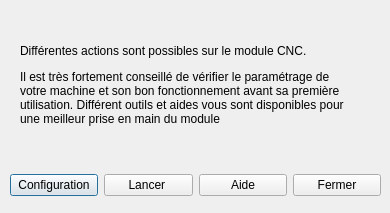
<?xml version="1.0" encoding="UTF-8"?>
<ui version="4.0">
 <class>DialogCNC</class>
 <widget class="QDialog" name="DialogCNC">
  <property name="geometry">
   <rect>
    <x>0</x>
    <y>0</y>
    <width>390</width>
    <height>213</height>
   </rect>
  </property>
  <property name="windowTitle">
   <string>Information sur le module CNC</string>
  </property>
  <property name="windowIcon">
   <iconset resource="ressources.qrc">
    <normaloff>:/img/img/conf.png</normaloff>:/img/img/conf.png</iconset>
  </property>
  <property name="styleSheet">
   <string notr="true"/>
  </property>
  <widget class="QLabel" name="label">
   <property name="geometry">
    <rect>
     <x>20</x>
     <y>10</y>
     <width>331</width>
     <height>151</height>
    </rect>
   </property>
   <property name="text">
    <string>&lt;html&gt;&lt;head/&gt;&lt;body&gt;&lt;p&gt;Différentes actions sont possibles sur le module CNC.&lt;/p&gt;&lt;p&gt;Il est très fortement conseillé de vérifier le paramétrage de votre machine et son bon fonctionnement avant sa première utilisation. Différent outils et aides vous sont disponibles pour une meilleur prise en main du module&lt;/p&gt;&lt;/body&gt;&lt;/html&gt;</string>
   </property>
   <property name="textFormat">
    <enum>Qt::AutoText</enum>
   </property>
   <property name="wordWrap">
    <bool>true</bool>
   </property>
  </widget>
  <widget class="QWidget" name="layoutWidget">
   <property name="geometry">
    <rect>
     <x>10</x>
     <y>170</y>
     <width>371</width>
     <height>31</height>
    </rect>
   </property>
   <layout class="QHBoxLayout" name="horizontalLayout">
    <item>
     <widget class="QPushButton" name="configuration">
      <property name="text">
       <string>Configuration</string>
      </property>
      <property name="icon">
       <iconset resource="ressources.qrc">
        <normaloff>:/img/img/conf.png</normaloff>:/img/img/conf.png</iconset>
      </property>
     </widget>
    </item>
    <item>
     <widget class="QPushButton" name="startCnc">
      <property name="text">
       <string>Lancer </string>
      </property>
      <property name="icon">
       <iconset resource="ressources.qrc">
        <normaloff>:/img/img/play_green.png</normaloff>:/img/img/play_green.png</iconset>
      </property>
     </widget>
    </item>
    <item>
     <widget class="QPushButton" name="help">
      <property name="text">
       <string>Aide</string>
      </property>
      <property name="icon">
       <iconset resource="ressources.qrc">
        <normaloff>:/img/img/help.png</normaloff>:/img/img/help.png</iconset>
      </property>
     </widget>
    </item>
    <item>
     <widget class="QPushButton" name="close">
      <property name="text">
       <string>Fermer</string>
      </property>
      <property name="icon">
       <iconset resource="ressources.qrc">
        <normaloff>:/img/img/close.png</normaloff>:/img/img/close.png</iconset>
      </property>
     </widget>
    </item>
   </layout>
  </widget>
 </widget>
 <resources>
  <include location="ressources.qrc"/>
 </resources>
 <connections/>
</ui>
